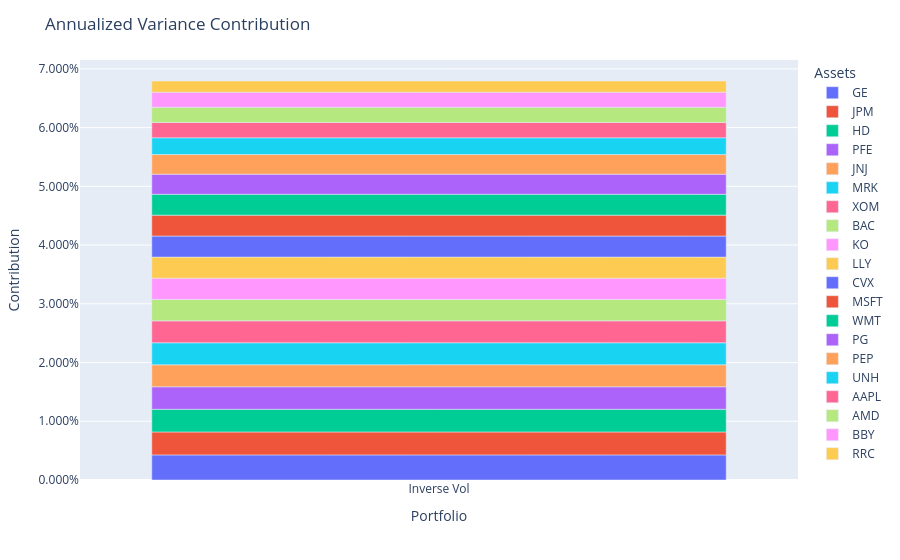

The notebook cell saved with this chart:
### Code cell
ptf_bench_train = bench.predict(X_train)
ptf_bench_train.plot_contribution(measure=RiskMeasure.ANNUALIZED_VARIANCE)

### Figure 1 — Plotly figure (JSON) as saved in the notebook; plotly's stock layout.template omitted (floating-point values rounded to 4 significant figures)
{"data": [{"alignmentgroup": "True", "hovertemplate": "variable=GE<br>index=%{x}<br>value=%{y}<extra></extra>", "legendgroup": "GE", "marker": {"color": "#636efa", "pattern": {"shape": ""}}, "name": "GE", "offsetgroup": "GE", "orientation": "v", "showlegend": true, "textposition": "auto", "type": "bar", "x": ["Inverse Vol"], "xaxis": "x", "y": [0.004274], "yaxis": "y"}, {"alignmentgroup": "True", "hovertemplate": "variable=JPM<br>index=%{x}<br>value=%{y}<extra></extra>", "legendgroup": "JPM", "marker": {"color": "#EF553B", "pattern": {"shape": ""}}, "name": "JPM", "offsetgroup": "JPM", "orientation": "v", "showlegend": true, "textposition": "auto", "type": "bar", "x": ["Inverse Vol"], "xaxis": "x", "y": [0.003908], "yaxis": "y"}, {"alignmentgroup": "True", "hovertemplate": "variable=HD<br>index=%{x}<br>value=%{y}<extra></extra>", "legendgroup": "HD", "marker": {"color": "#00cc96", "pattern": {"shape": ""}}, "name": "HD", "offsetgroup": "HD", "orientation": "v", "showlegend": true, "textposition": "auto", "type": "bar", "x": ["Inverse Vol"], "xaxis": "x", "y": [0.003858], "yaxis": "y"}, {"alignmentgroup": "True", "hovertemplate": "variable=PFE<br>index=%{x}<br>value=%{y}<extra></extra>", "legendgroup": "PFE", "marker": {"color": "#ab63fa", "pattern": {"shape": ""}}, "name": "PFE", "offsetgroup": "PFE", "orientation": "v", "showlegend": true, "textposition": "auto", "type": "bar", "x": ["Inverse Vol"], "xaxis": "x", "y": [0.003831], "yaxis": "y"}, {"alignmentgroup": "True", "hovertemplate": "variable=JNJ<br>index=%{x}<br>value=%{y}<extra></extra>", "legendgroup": "JNJ", "marker": {"color": "#FFA15A", "pattern": {"shape": ""}}, "name": "JNJ", "offsetgroup": "JNJ", "orientation": "v", "showlegend": true, "textposition": "auto", "type": "bar", "x": ["Inverse Vol"], "xaxis": "x", "y": [0.003748], "yaxis": "y"}, {"alignmentgroup": "True", "hovertemplate": "variable=MRK<br>index=%{x}<br>value=%{y}<extra></extra>", "legendgroup": "MRK", "marker": {"color": "#19d3f3", "pattern": {"shape": ""}}, "name": "MRK", "offsetgroup": "MRK", "orientation": "v", "showlegend": true, "textposition": "auto", "type": "bar", "x": ["Inverse Vol"], "xaxis": "x", "y": [0.003745], "yaxis": "y"}, {"alignmentgroup": "True", "hovertemplate": "variable=XOM<br>index=%{x}<br>value=%{y}<extra></extra>", "legendgroup": "XOM", "marker": {"color": "#FF6692", "pattern": {"shape": ""}}, "name": "XOM", "offsetgroup": "XOM", "orientation": "v", "showlegend": true, "textposition": "auto", "type": "bar", "x": ["Inverse Vol"], "xaxis": "x", "y": [0.003732], "yaxis": "y"}, {"alignmentgroup": "True", "hovertemplate": "variable=BAC<br>index=%{x}<br>value=%{y}<extra></extra>", "legendgroup": "BAC", "marker": {"color": "#B6E880", "pattern": {"shape": ""}}, "name": "BAC", "offsetgroup": "BAC", "orientation": "v", "showlegend": true, "textposition": "auto", "type": "bar", "x": ["Inverse Vol"], "xaxis": "x", "y": [0.003657], "yaxis": "y"}, {"alignmentgroup": "True", "hovertemplate": "variable=KO<br>index=%{x}<br>value=%{y}<extra></extra>", "legendgroup": "KO", "marker": {"color": "#FF97FF", "pattern": {"shape": ""}}, "name": "KO", "offsetgroup": "KO", "orientation": "v", "showlegend": true, "textposition": "auto", "type": "bar", "x": ["Inverse Vol"], "xaxis": "x", "y": [0.003609], "yaxis": "y"}, {"alignmentgroup": "True", "hovertemplate": "variable=LLY<br>index=%{x}<br>value=%{y}<extra></extra>", "legendgroup": "LLY", "marker": {"color": "#FECB52", "pattern": {"shape": ""}}, "name": "LLY", "offsetgroup": "LLY", "orientation": "v", "showlegend": true, "textposition": "auto", "type": "bar", "x": ["Inverse Vol"], "xaxis": "x", "y": [0.003594], "yaxis": "y"}, {"alignmentgroup": "True", "hovertemplate": "variable=CVX<br>index=%{x}<br>value=%{y}<extra></extra>", "legendgroup": "CVX", "marker": {"color": "#636efa", "pattern": {"shape": ""}}, "name": "CVX", "offsetgroup": "CVX", "orientation": "v", "showlegend": true, "textposition": "auto", "type": "bar", "x": ["Inverse Vol"], "xaxis": "x", "y": [0.003579], "yaxis": "y"}, {"alignmentgroup": "True", "hovertemplate": "variable=MSFT<br>index=%{x}<br>value=%{y}<extra></extra>", "legendgroup": "MSFT", "marker": {"color": "#EF553B", "pattern": {"shape": ""}}, "name": "MSFT", "offsetgroup": "MSFT", "orientation": "v", "showlegend": true, "textposition": "auto", "type": "bar", "x": ["Inverse Vol"], "xaxis": "x", "y": [0.003564], "yaxis": "y"}, {"alignmentgroup": "True", "hovertemplate": "variable=WMT<br>index=%{x}<br>value=%{y}<extra></extra>", "legendgroup": "WMT", "marker": {"color": "#00cc96", "pattern": {"shape": ""}}, "name": "WMT", "offsetgroup": "WMT", "orientation": "v", "showlegend": true, "textposition": "auto", "type": "bar", "x": ["Inverse Vol"], "xaxis": "x", "y": [0.003549], "yaxis": "y"}, {"alignmentgroup": "True", "hovertemplate": "variable=PG<br>index=%{x}<br>value=%{y}<extra></extra>", "legendgroup": "PG", "marker": {"color": "#ab63fa", "pattern": {"shape": ""}}, "name": "PG", "offsetgroup": "PG", "orientation": "v", "showlegend": true, "textposition": "auto", "type": "bar", "x": ["Inverse Vol"], "xaxis": "x", "y": [0.003419], "yaxis": "y"}, {"alignmentgroup": "True", "hovertemplate": "variable=PEP<br>index=%{x}<br>value=%{y}<extra></extra>", "legendgroup": "PEP", "marker": {"color": "#FFA15A", "pattern": {"shape": ""}}, "name": "PEP", "offsetgroup": "PEP", "orientation": "v", "showlegend": true, "textposition": "auto", "type": "bar", "x": ["Inverse Vol"], "xaxis": "x", "y": [0.003348], "yaxis": "y"}, {"alignmentgroup": "True", "hovertemplate": "variable=UNH<br>index=%{x}<br>value=%{y}<extra></extra>", "legendgroup": "UNH", "marker": {"color": "#19d3f3", "pattern": {"shape": ""}}, "name": "UNH", "offsetgroup": "UNH", "orientation": "v", "showlegend": true, "textposition": "auto", "type": "bar", "x": ["Inverse Vol"], "xaxis": "x", "y": [0.00286], "yaxis": "y"}, {"alignmentgroup": "True", "hovertemplate": "variable=AAPL<br>index=%{x}<br>value=%{y}<extra></extra>", "legendgroup": "AAPL", "marker": {"color": "#FF6692", "pattern": {"shape": ""}}, "name": "AAPL", "offsetgroup": "AAPL", "orientation": "v", "showlegend": true, "textposition": "auto", "type": "bar", "x": ["Inverse Vol"], "xaxis": "x", "y": [0.002608], "yaxis": "y"}, {"alignmentgroup": "True", "hovertemplate": "variable=AMD<br>index=%{x}<br>value=%{y}<extra></extra>", "legendgroup": "AMD", "marker": {"color": "#B6E880", "pattern": {"shape": ""}}, "name": "AMD", "offsetgroup": "AMD", "orientation": "v", "showlegend": true, "textposition": "auto", "type": "bar", "x": ["Inverse Vol"], "xaxis": "x", "y": [0.002586], "yaxis": "y"}, {"alignmentgroup": "True", "hovertemplate": "variable=BBY<br>index=%{x}<br>value=%{y}<extra></extra>", "legendgroup": "BBY", "marker": {"color": "#FF97FF", "pattern": {"shape": ""}}, "name": "BBY", "offsetgroup": "BBY", "orientation": "v", "showlegend": true, "textposition": "auto", "type": "bar", "x": ["Inverse Vol"], "xaxis": "x", "y": [0.00257], "yaxis": "y"}, {"alignmentgroup": "True", "hovertemplate": "variable=RRC<br>index=%{x}<br>value=%{y}<extra></extra>", "legendgroup": "RRC", "marker": {"color": "#FECB52", "pattern": {"shape": ""}}, "name": "RRC", "offsetgroup": "RRC", "orientation": "v", "showlegend": true, "textposition": "auto", "type": "bar", "x": ["Inverse Vol"], "xaxis": "x", "y": [0.001898], "yaxis": "y"}], "layout": {"barmode": "relative", "legend": {"title": {"text": "Assets"}, "tracegroupgap": 0}, "margin": {"t": 60}, "title": {"text": "Annualized Variance Contribution"}, "xaxis": {"anchor": "y", "domain": [0, 1], "title": {"text": "Portfolio"}}, "yaxis": {"anchor": "x", "domain": [0, 1], "tickformat": ",.3%", "title": {"text": "Contribution"}}}}
